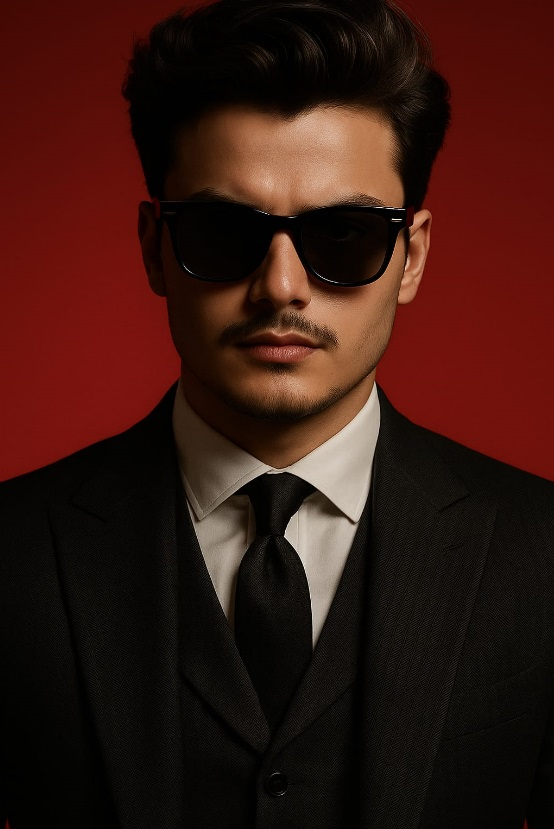
#> input picture Screenshot 2025-06-21 213420.png, 554 x 829 px, found by its file name
$ python cutting.py
#> lines starting #> are read from the running program, lines starting #| are printed output that depends on the picture
import cv2

image = cv2.imread(r"C:\Users\Abhishek\OneDrive\Pictures\Screenshot 2025-06-21 213420.png")
#> image is the input picture: shape (829, 554, 3); mean B, G, R 17.2, 24, 55.5

if image is not None:
    cropped = image[100:200, 50:140]  # y1:y2, x1:x2
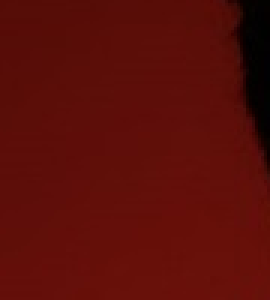
#> cropped: shape (100, 90, 3) (shown 3 times larger); mean B, G, R 8.3, 13.8, 90.5
    cv2.imshow("Original image", image)
    cv2.imshow("Cropped image", cropped)
    cv2.waitKey(0)
    cv2.destroyAllWindows()
else:
    print("Image not found! Check the file path.")
